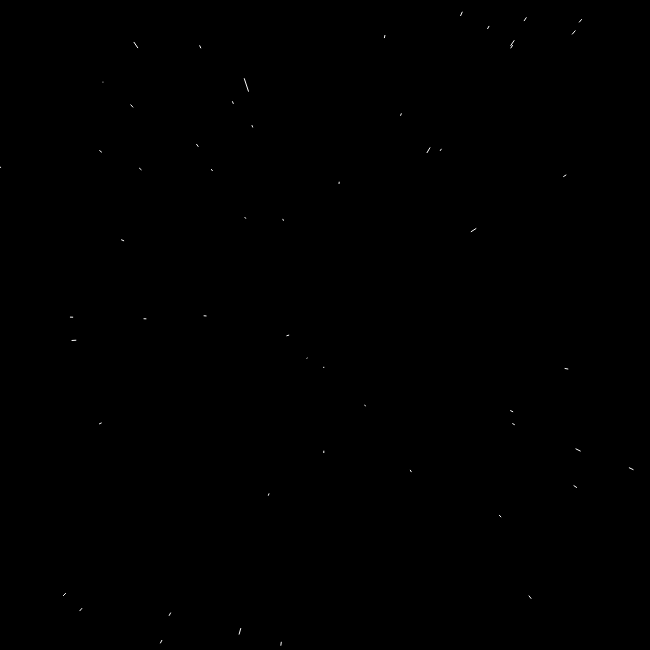
Frame 1 (no input)
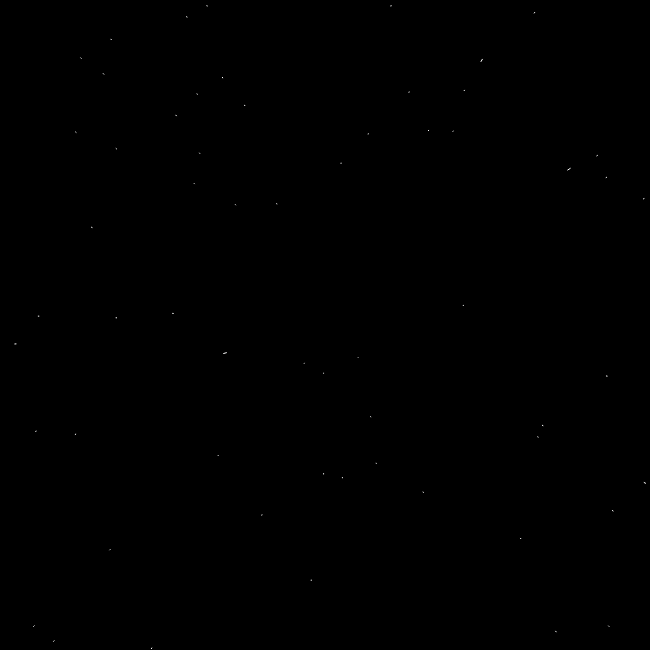
Frame 60 (no input)
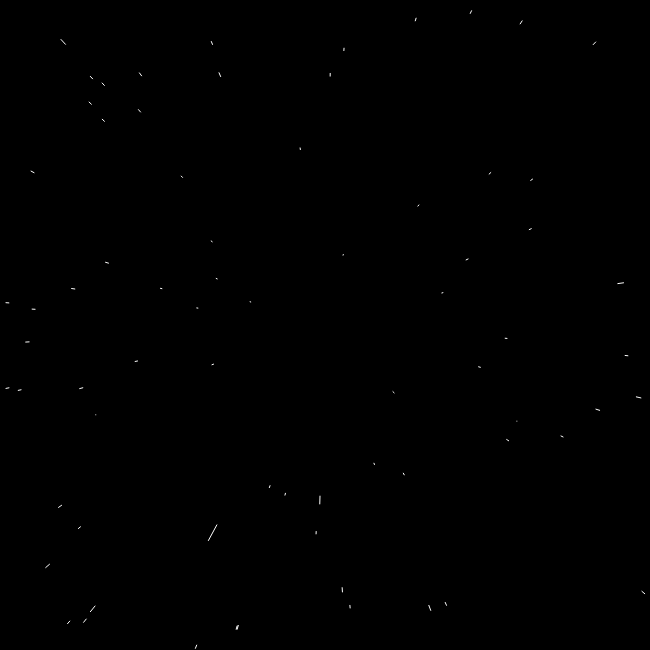
Frame 120 (the mouse pressed at the canvas centre since frame 60)

The p5.js sketch that drew these frames (run headless with seeded random() and noise() and a simulated clock; from frame 60 on, the mouse is pressed at the canvas centre):

// p5.js sketch
// ── sketch.js
let stars = [];

function setup() {
  createCanvas(650, 650);
  for(let i = 0; i < 800; i++){
    stars[i] = new Star();
  }
}

function draw() {
  background(0);
  translate(width/2, height/2);

  for(let i = 0; i < stars.length; i++){
    stars[i].update();
    stars[i].show();
  }
}

// ── star.js
class Star{
    constructor(){
        this.x = random(-width, width);
        this.y = random(-height, height);
        this.z = random(width);

        this.pz = this.z;

        this.speed = 5;
    }

    update(){
        this.z -= this.speed;

        if(this.z <= 0){
            this.x = random(-width, width);
            this.y = random(-height, height);
            this.z = width;
            this.pz = this.z;
        }
    }

    show(){
        fill(255);
        noStroke();

        this.speed = map(mouseX, 0, width, 1, 10);

        let sx = map(this.x / this.z, -1, 1, -width, width);
        let sy = map(this.y / this.z, -1, 1, -height, height);
        let sz = map(this.z, 0, width, 20, 0);

        let px = map(this.x / this.pz, -1, 1, -width, width);
        let py = map(this.y /this.pz, -1, 1, -height, height);

        //ellipse(sx, sy, sz, sz);

        stroke(255);
        line(sx, sy, px, py);

        this.pz = this.z;
    }
}
